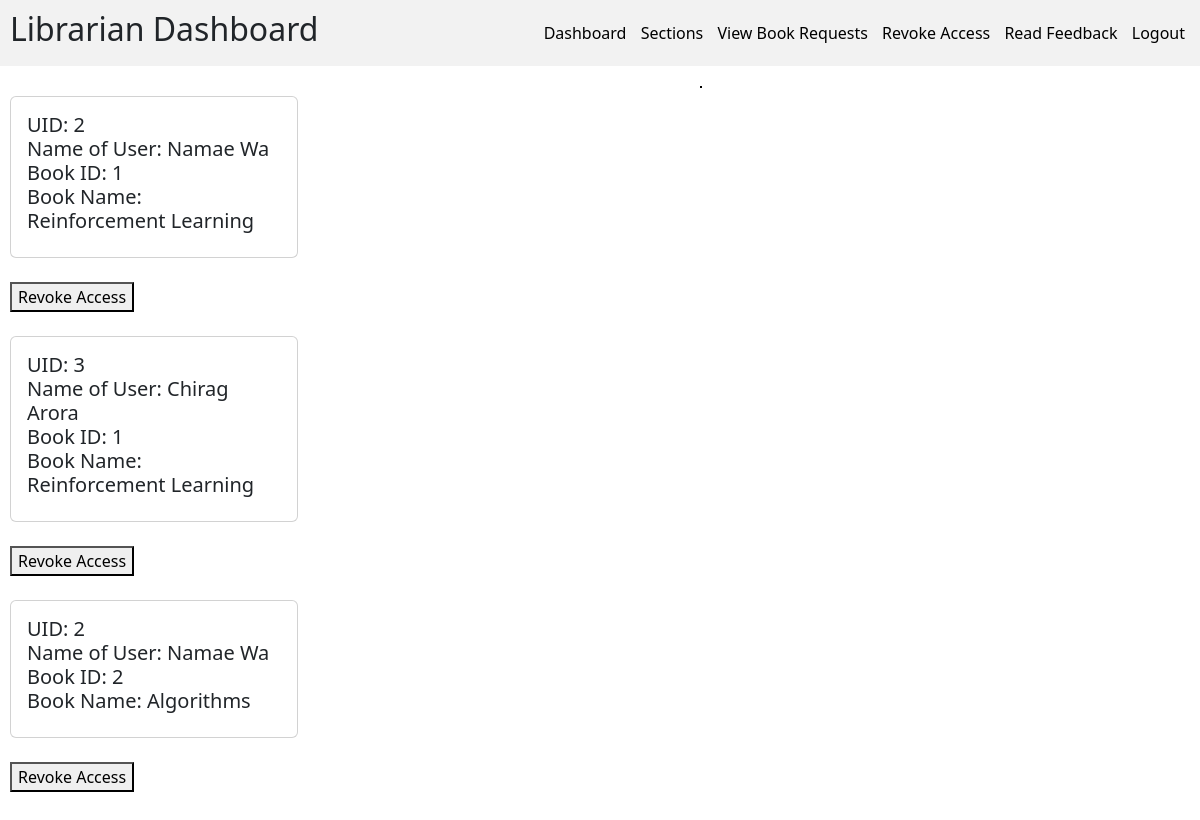
The app's page /librarianDashboard/revokeAccess/ (signed in), older data.
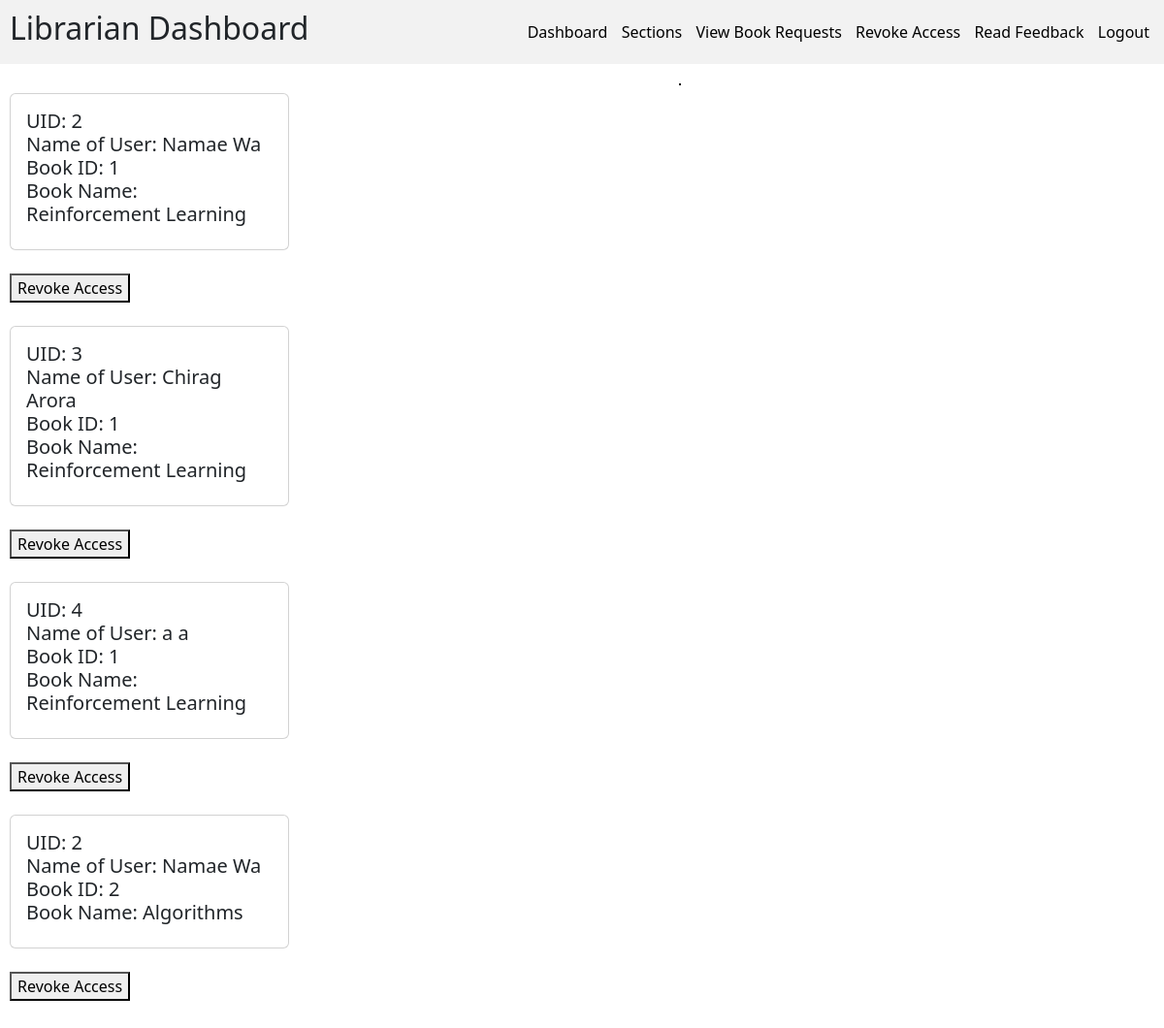
The same page, newer data.
### models.py (models this page shows)
class BookIssueModel(db.Model):
    __tablename__ = "book_issue"
    book_id = Column(Integer, ForeignKey("book.id"), primary_key=True)
    uid = Column(Integer, ForeignKey("user_login.id"), primary_key=True)
    date_of_issue = Column(Date, nullable=False)
    date_of_return = Column(Date, nullable=False)

class UserInfoModel(db.Model):
    __tablename__ = "user_info"
    uid = Column(Integer, ForeignKey("user_login.id"), unique=True, primary_key=True)
    first_name = Column(String(20), nullable=False)
    last_name = Column(String(20))
    role = Column(String(20), nullable=False)

class BookModel(db.Model):
    __tablename__ = "book"
    id = Column(Integer, primary_key=True, autoincrement=True)
    isbn = Column(String(13), nullable=False, unique=True)
    name = Column(String(100), nullable=False)
    page_count = Column(Integer, nullable=False)
    content = Column(String, nullable=False)
    publisher = Column(String(100), nullable=False)
    volume = Column(Integer, nullable = False)
    section_id = Column(Integer, ForeignKey("section.id"), nullable=False)
    search_word = Column(String(500), nullable=False)
    price = Column(Integer, nullable=False)

### blueprints/api.py (the view)
        def wrapper(*args, **kwargs):
            info = UserInfoModel.query.filter_by(uid=current_user.id).first()
            if not info:
                return {"message": "Info not found"}, 404
            if info.role != role:
                return {"message": f"Only {role} user has access here"}, 400
            else:
                return function(*args, **kwargs)

### app.py (called while the page is built)
@app.route("/librarianDashboard/revokeAccess/", methods=["GET"])
@login_required
@check_role(role="Librarian")
def librarianDashboarRevokeAccess():
    book_issues = (
        BookIssueModel.query.join(
            BookModel, onclause=BookIssueModel.book_id == BookModel.id
        )
        .join(UserInfoModel, onclause=UserInfoModel.uid == BookIssueModel.uid)
        .with_entities(
            BookIssueModel.book_id,
            BookModel.name,
            BookIssueModel.uid,
            UserInfoModel.first_name,
            UserInfoModel.last_name,
        )
        .all()
    )
    return render_template("revokeAccess.html", book_issues=book_issues)

### blueprints/api.py (called while the page is built)
def check_role(role: str):
    def decorator(function: Callable):
        def wrapper(*args, **kwargs):
            info = UserInfoModel.query.filter_by(uid=current_user.id).first()
            if not info:
                return {"message": "Info not found"}, 404
            if info.role != role:
                return {"message": f"Only {role} user has access here"}, 400
            else:
                return function(*args, **kwargs)
        wrapper.__name__ = function.__name__
        return wrapper
    return decorator

@login_manager.user_loader
def load_user(id):
    return UserLoginModel.query.get(id)

### Templates/revokeAccess.html (shortened to what this page needs)
{% extends "librarianBase.html" %}
{% block content %}
<div>
    {% if not book_issues %}
    <h3>No Book Issues yet!</h3>
    {% else %}
    {% for book_issue in book_issues %}
    <div class="card" style="width: 18rem;">
        <div class="card-body">
            <h5>
                UID: {{book_issue.uid}} <br>
                Name of User: {{book_issue.first_name + ' ' + book_issue.last_name}} <br>
                Book ID: {{book_issue.book_id}} <br>
                Book Name: {{book_issue.name}} <br>
            </h5>
        </div>
    </div>
    <br>
    <a href="/revokeAccess?id={{book_issue.book_id}}&uid={{book_issue.uid}}"><button>Revoke Access</button></a> <br> <br>
    {% endfor %}
    {% endif %}
</div>
{% endblock %}

### templates/librarianBase.html (shortened to what this page needs)
<!DOCTYPE html>
<html lang="en">
<head>
    {% block head %}
    <link rel="stylesheet" href="{{ url_for('static', filename='generalStyle.css') }}">
    <link rel="stylesheet" href="/../static/bootstrap.min.css">
    {% endblock %}
</head>
<body>
    <nav style="margin-bottom: 20px;">
        <div>
          <h2>Librarian Dashboard</h2>
        </div>
        <div class="navAnchor">
            <a href="/librarianDashboard">Dashboard</a>
            <a href="/librarianDashboard/sections">Sections</a>
            <a href="/librarianDashboard/viewRequests">View Book Requests</a>
            <a href="/librarianDashboard/revokeAccess">Revoke Access</a>
            <a href="/readFeedback">Read Feedback</a>
            <a href="/logout">Logout</a>
        </div>
    </nav>
    <div class="flash">
    </div>
    <div class="display">
    {% block content %}
    {% endblock %}
    </div>
</body>
</html>

### static/generalStyle.css (style rules this page uses)
html, body { margin: 0px; font-family: Ubuntu, system-ui, -apple-system, BlinkMacSystemFont, "Segoe UI", Roboto, Oxygen, Cantarell, "Open Sans", "Helvetica Neue", sans-serif; }
nav { background-color: #f2f2f2; padding: 10px; display: flex; justify-content: space-between; align-items: center; }
nav div:first-child { font-weight: bold; }
.navAnchor a { text-decoration: none; color: black; margin: 5px; }
.flash { position: fixed; top: 10; left: 700px; background-color: #f08080; border: 1px solid black; border-radius: 20; }

### templates/librarianBase.html (style rules this page uses)
.display { padding: 10px; }

Row changes from the older to the newer data that the page shows:
added BookIssueModel: uid "4", first_name "a a", book_id "1", name "Reinforcement Learning"
